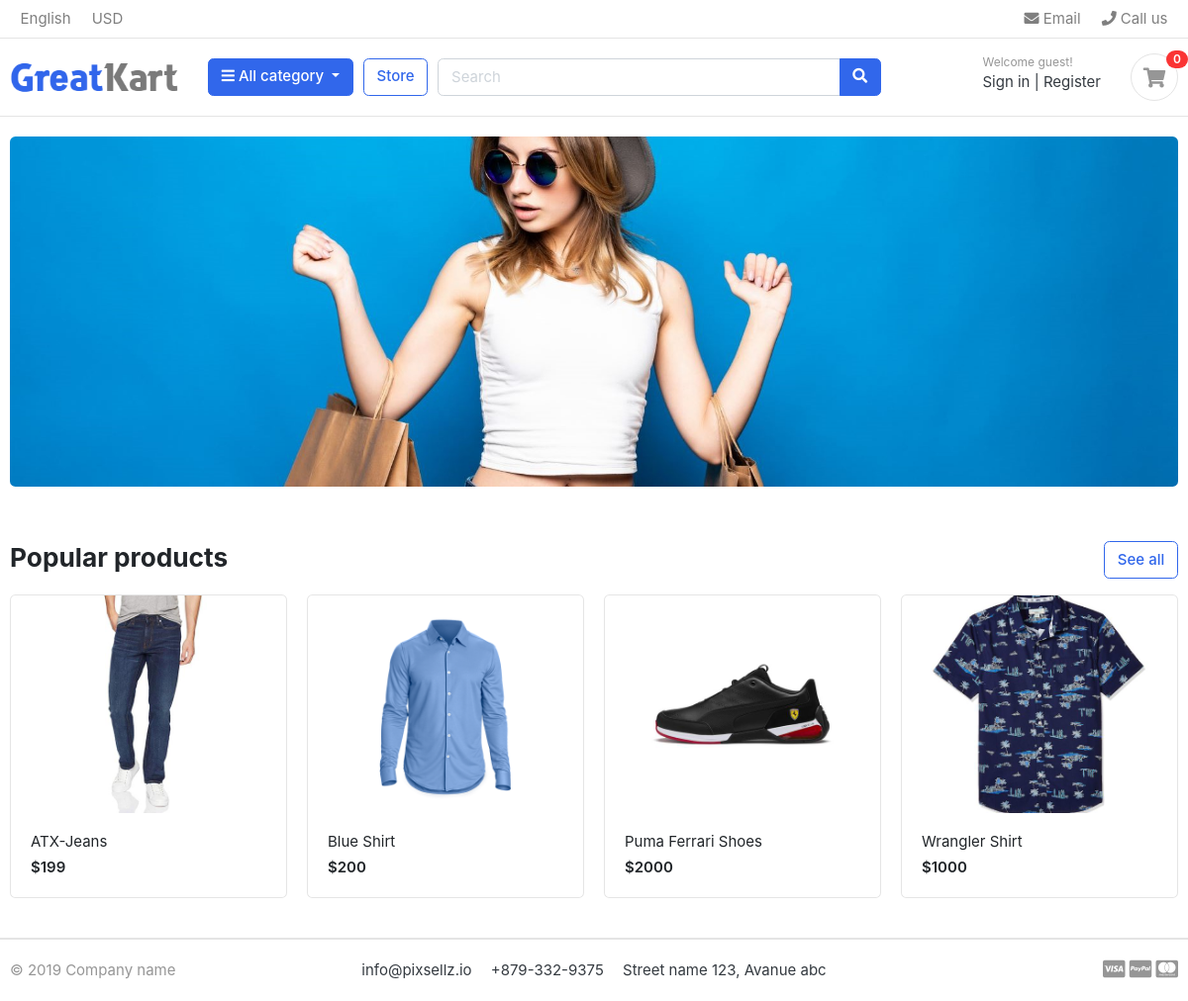
The page / on the database its author committed.
### store/models.py (models this page shows, shortened)
class Product(models.Model):
    product_name = models.CharField(max_length=200, unique=True)
    slug = models.SlugField(max_length=200, unique=True)
    description = models.TextField(max_length=500, blank=True)
    price = models.IntegerField()
    images = models.ImageField(upload_to='photos/products')
    stock = models.IntegerField()
    is_available = models.BooleanField()
    category = models.ForeignKey(Category, on_delete=models.CASCADE)
    created_date = models.DateField(auto_now_add=True)
    modified_date = models.DateField(auto_now_add=True)
    def get_url(self):
        return reverse('product-detail', args=[self.category.slug, self.slug])

### greatkart/views.py (the view)
# urls.py: 2. Add a URL to urlpatterns:  path('', views.home, name='home')
def home(request):
    products = Product.objects.all().filter(is_available = True)
    context = {
        'products' : products,
    }
    return render(request,'home.html',context)

### category/context_processor.py (called while the page is built)
def menu_links(request):
    links = Category.objects.all()
    return dict(links=links)

### category/models.py (called while the page is built)
    def get_url(self):
        return reverse('products_by_category',args = [self.slug])

### templates/home.html
{% extends "base.html" %}
{% load static %}
{% block content %}
<section class="section-intro padding-y-sm">
<div class="container">
<div class="intro-banner-wrap">
	<img src="{% static 'images/banners/cover.jpg' %}" class="img-fluid rounded">
</div>
</div>
</section>
<section class="section-name padding-y-sm">
<div class="container">
<header class="section-heading">
	<a href="{% url 'store' %}" class="btn btn-outline-primary float-right">See all</a>
	<h3 class="section-title">Popular products</h3>
</header>
<div class="row">
	{% for product in products  %}
	<div class="col-md-3">
		<div class="card card-product-grid">
			<a href="{{product.get_url}}" class="img-wrap"> <img src="{{ product.images.url }}"> </a>
			<figcaption class="info-wrap">
				<a href="{{product.get_url}}" class="title">{{product.product_name}}</a>
				<div class="price mt-1">${{product.price}}</div>
			</figcaption>
		</div>
	</div>
	{% endfor %}
</div>
</div>
</section>
</body>
</html>
{% endblock content %}

### static/css/ui.css (style rules this page uses)
html { font-family: "Inter", sans-serif; font-size: 15px; }
.img-wrap { text-align: center; display: block; }
.img-wrap img { max-width: 100%; }
.padding-y-sm { padding-top: 20px; padding-bottom: 20px; }
.section-heading { margin-bottom: 20px; margin-top: 15px; }
.section-title { color: #212529; }
[class*=card-product] a.title { color: #212529; display: block; }
[class*=card-product] .img-wrap { overflow: hidden; position: relative; }
[class*=card-product] .img-wrap img { height: 100%; max-width: 100%; width: auto; display: inline-block; -o-object-fit: cover; object-fit: cover; }
.card-product-grid { margin-bottom: 20px; }
.card-product-grid .img-wrap { border-radius: 0.2rem 0.2rem 0 0; height: 220px; }
.card-product-grid .info-wrap { overflow: hidden; padding: 18px 20px; }
.card .img-wrap { overflow: hidden; }
.price { font-weight: 600; color: #212529; }

### rows shown on the page
Product: images (picture), product_name "ATX-Jeans", price "199"
Product: images (picture), product_name "Blue Shirt", price "200"
Product: images (picture), product_name "Puma Ferrari Shoes", price "2000"
Product: images (picture), product_name "Wrangler Shirt", price "1000"
